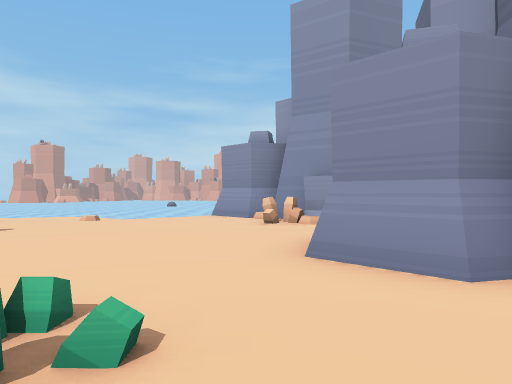
[1] (above)

21 first-person views from a walk through a Godot game level. The camera is 1.5 m above the floor, looks level and sees 70° across. The floor is counted in squares, 2 m on a side. Each view is taken from the middle of a square. On the plan, view 1 faces up. The plan holds only what a view shows up to about 11 squares ahead; the rest is blank. The place goes on beyond the plan. Some surface patterns are stand-ins.

[2]
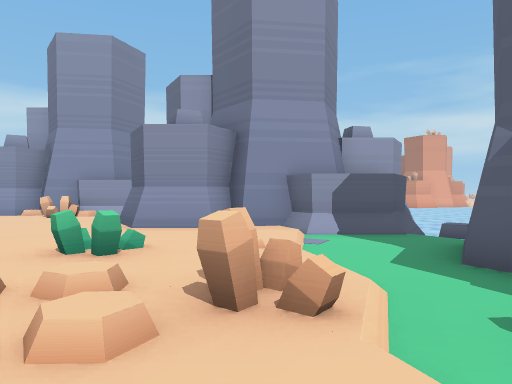

[3]
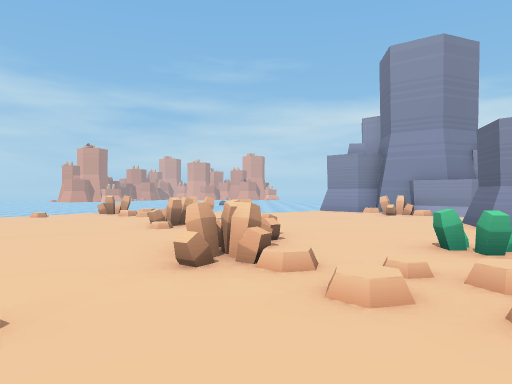

[4]
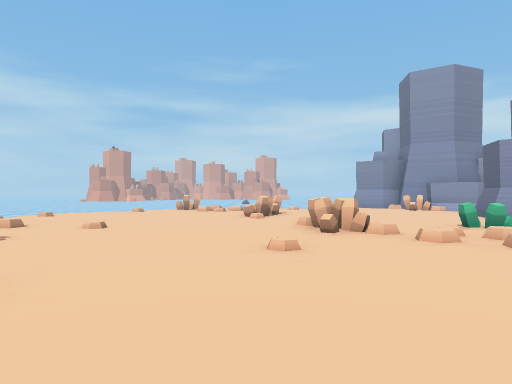

[5]
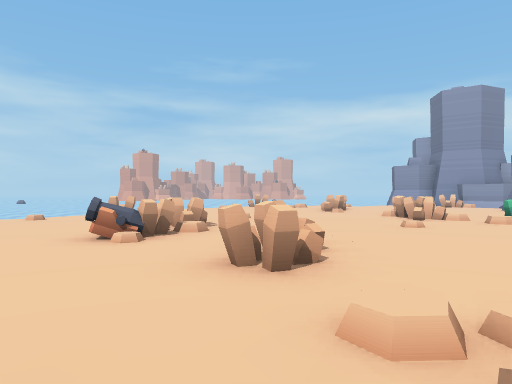

[6]
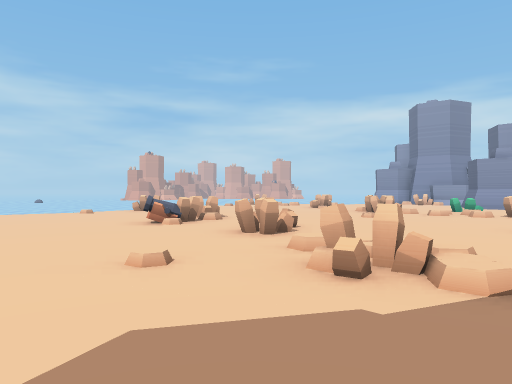

[7]
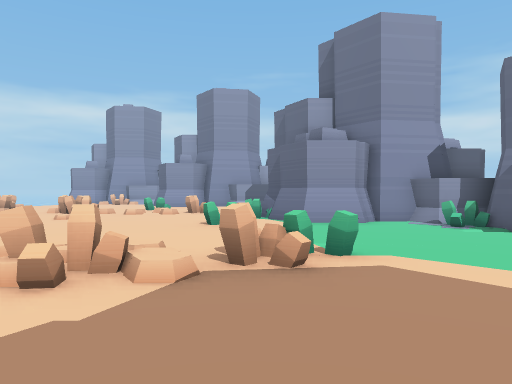

[8]
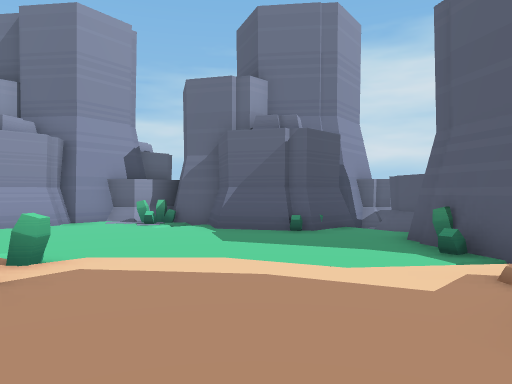

[9]
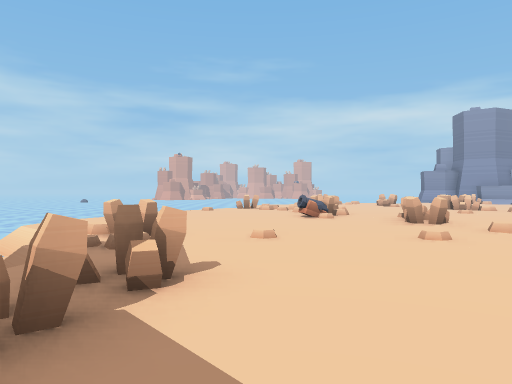

[10]
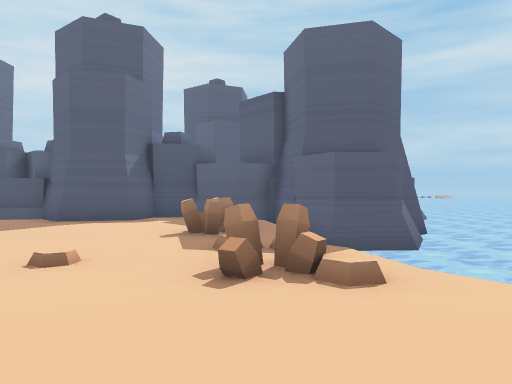

[11]
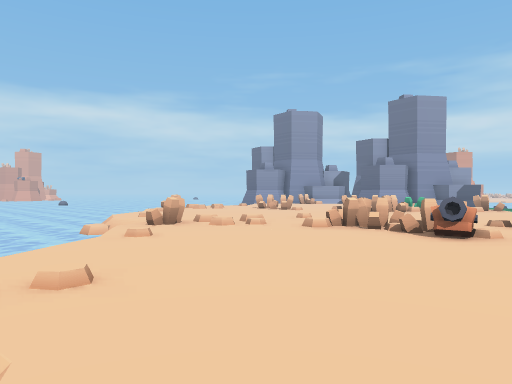

[12]
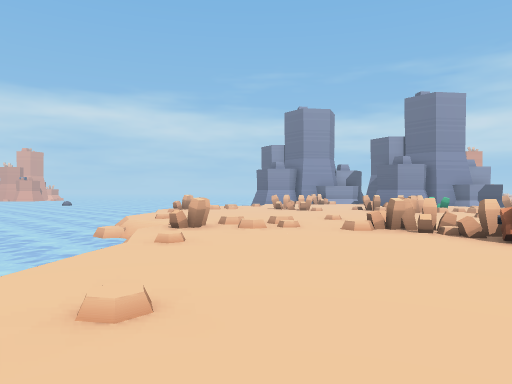

[13]
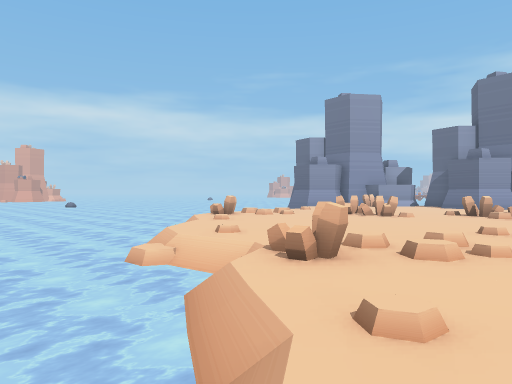

[14]
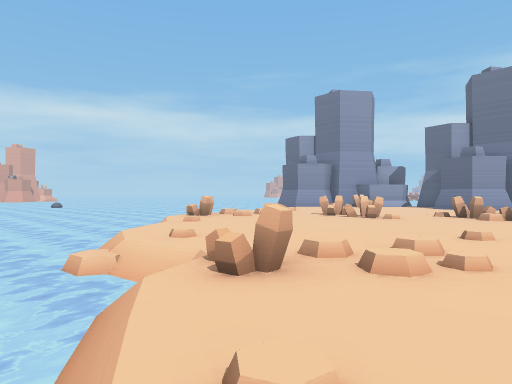

[15]
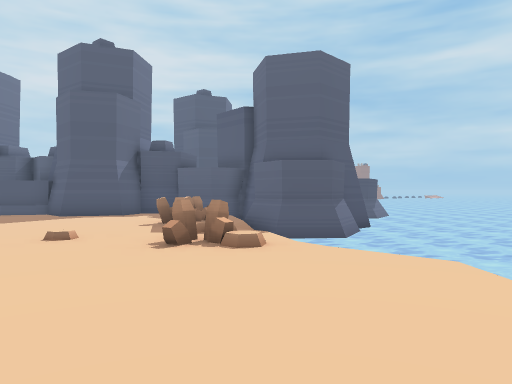

[16]
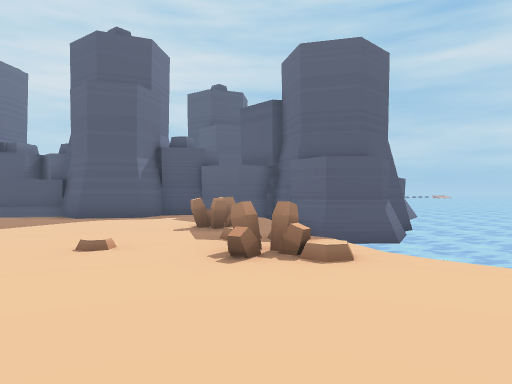

[17]
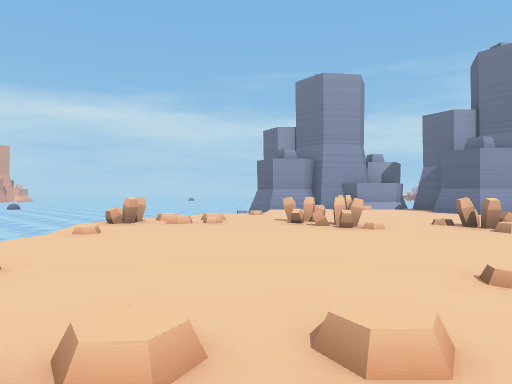

[18]
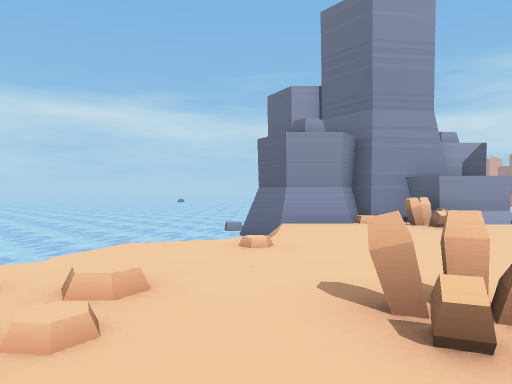

[19]
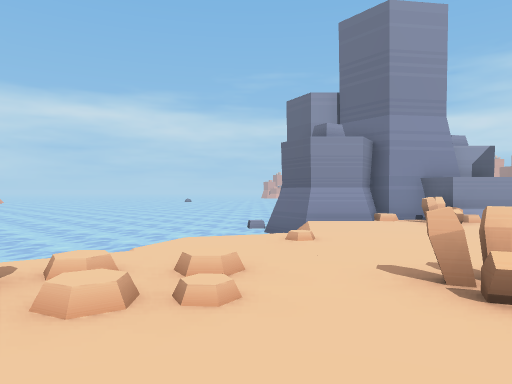

[20]
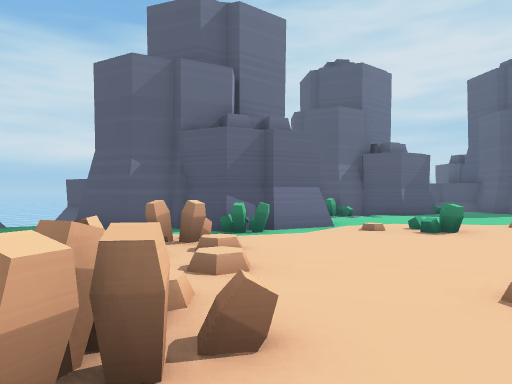

[21]
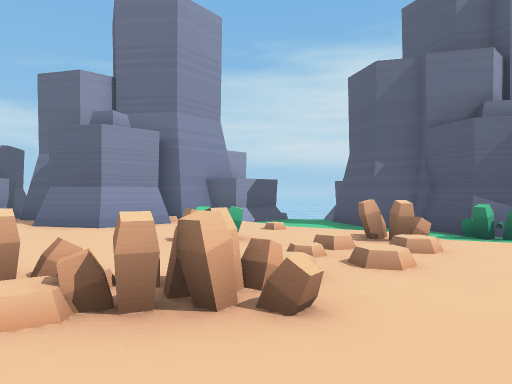

### Floor plan
Key: @ floor where view 1 was taken; # wall or solid block; . main floor; : floor 0.25 m higher than the main floor; - floor 0.25 m lower than the main floor; _ floor 0.75 m lower than the main floor; / step, stairs or slope; = window, fence, low wall or low ledge; ≈ water the walk keeps out of; v drop or lower ground; C cannon.
Columns run from 20 left of view 1 to 7 right of it. Each row starts with its distance up from view 1.
 14          ≈≈ ≈≈≈≈≈≈≈≈
 13      ≈≈≈ ≈≈  ≈≈≈  ≈#
 12      ≈≈≈≈≈≈       ≈##
 11      ≈≈≈≈≈  ///≈ ///##
 10      ≈≈≈≈ /#/.......=##
  9     ≈≈≈≈≈_../:.......##
  8     ≈≈≈≈///...........##
  7     ≈≈≈/......#........#
  6     ≈≈≈/......#.......
  5     ≈≈≈/......#......#
  4    ≈≈≈≈/........:....###
  3    ≈≈≈=#/.......=.....##
  2    ≈≈.##/.......#..=...##
  1     //../.......=..=..//#≈#
  0    /.....=........:.@/--/v≈≈
 -1   /......##.......#=/----
 -2   //.....#=......../--#####
 -3 ≈ /......C.........-###
 -4 ≈ /........==...../-#
 -5   .........==...= ./#
 -6   ..............##//##
 -7 ≈ ≈.==......:..../--/##
 -8 ≈≈ ≈...:..:.##../-----#
 -9 ≈≈≈ //......=##=/----##
-10 ≈≈≈≈/.........//-----##
-11 ≈≈≈≈/.=.........----##
-12 ≈≈###==......../----#
-13 ≈####........../---##
-14 ≈#  #  ..#####//----#
-15 ≈   ######     /###/#
-16                   ###

Positions as (right, up) in squares from view 1, and headings:
1: (0, 0), facing up
2: (-3, -3), facing up-right
3: (-4, -3), facing up
4: (-6, -6), facing up
5: (-9, -9), facing up
6: (-9, -12), facing up
7: (-9, -12), facing up-right
8: (-9, -12), facing right
9: (-13, -14), facing up
10: (-15, -4), facing down
11: (-18, -5), facing up-right
12: (-18, -4), facing up-right
13: (-17, 0), facing up-right
14: (-16, 0), facing up-right
15: (-16, -2), facing down
16: (-15, -3), facing down
17: (-13, 1), facing up-right
18: (-8, 6), facing up-right
19: (-9, 6), facing up-right
20: (-6, 2), facing down-right
21: (-7, 1), facing right
